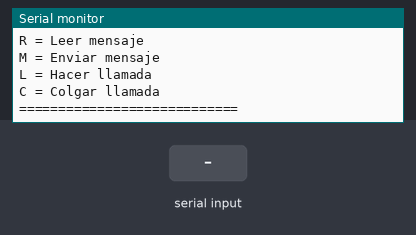
This sketch was run on a simulated Arduino Mega 2560, built with avr-gcc and run on an emulated ATmega2560. On the bench: the last lines printed to the serial monitor. The inputs (shaded band) are chosen by the test bench. The modem accepts every AT command (registered, SIM ready, sends succeed) and sends nothing else.

Above: at 3.2 s.
3.3 s: "OK\n" received over Serial
4.8 s: byte 82 ('R') received over Serial
At 5.5 s:
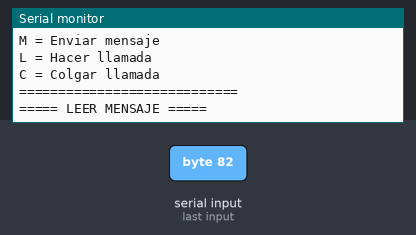
7.3 s: byte 77 ('M') received over Serial
At 9.9 s:
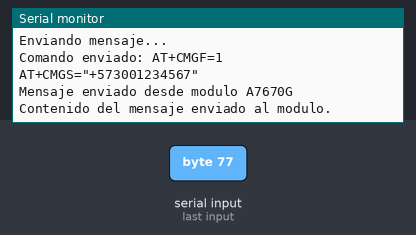

The sketch:

mensaje-llamada.ino
```cpp
/*
  Control básico del A7670G mediante switch

  Comandos desde el monitor serial:

  R = Leer mensaje
  M = Enviar mensaje
  L = Hacer llamada
  C = Colgar llamada

  Arduino Mega:
  TX1 pin 18 -> RX del A7670G
  RX1 pin 19 <- TX del A7670G
  GND        -> GND
*/

enum Estado{
  ESPERA,
  LEER_MENSAJE,
  ENVIAR_MENSAJE,
  HACER_LLAMADA,
  COLGAR_LLAMADA
};

Estado estadoActual = ESPERA;

const char numeroTelefono[] = "3001234567"; //Numero Movil
const char codigo[] = "+57";                //Codigo pais

// Texto del mensaje
const char textoMensaje[] = "Mensaje enviado desde modulo A7670G";

// Posición del mensaje almacenado que se quiere leer
const int posicionMensaje = 1;

void setup(){
  // Monitor serial
  Serial.begin(115200);

  // Comunicación con el A7670G
  Serial1.begin(115200);

  delay(2000);

  Serial.println();
  Serial.println("-- Control A7670G --");
  mostrarMenu();
}

void loop(){
  // Leer opción ingresada por el usuario
  if (Serial.available())  {
    char opcion = Serial.read();

    // Permitir mayúsculas y minúsculas
    //opcion = toupper(opcion);

    switch (opcion)    {
      case 'R':
        estadoActual = LEER_MENSAJE;
        break;

      case 'M':
        estadoActual = ENVIAR_MENSAJE;
        break;

      case 'L':
        estadoActual = HACER_LLAMADA;
        break;

      case 'C':
        estadoActual = COLGAR_LLAMADA;
        break;

      case '\r':
      case '\n':
        // Ignorar saltos de línea
        break;

      default:
        Serial.println("Opcion no valida.");
        mostrarMenu();
        break;
    }
  }

  // Ejecutar la acción correspondiente al estado
  switch (estadoActual){
    case ESPERA:
      // No realizar ninguna operación
      break;

    case LEER_MENSAJE:
      leerMensaje();
      estadoActual = ESPERA;
      mostrarMenu();
      break;

    case ENVIAR_MENSAJE:
      enviarMensaje();
      estadoActual = ESPERA;
      mostrarMenu();
      break;

    case HACER_LLAMADA:
      hacerLlamada();
      estadoActual = ESPERA;
      mostrarMenu();
      break;

    case COLGAR_LLAMADA:
      colgarLlamada();
      estadoActual = ESPERA;
      mostrarMenu();
      break;
  }
}

/*
  Leer un mensaje almacenado en la memoria.
*/
void leerMensaje(){
    Serial.println();
    Serial.println("===== LEER MENSAJE =====");

    // Configurar modo texto
    Serial1.println("AT+CMGF=1");
    esperarRespuesta("OK", 3000);

    // Leer el mensaje almacenado en la posición 1
    Serial1.println("AT+CMGR=1");

    Serial.println("Contenido del mensaje:");
    Serial.println("------------------------------");

    unsigned long tiempo = millis();

    while (millis() - tiempo < 5000)
    {
        while (Serial1.available())
        {
            String linea = Serial1.readStringUntil('\n');
            linea.trim();

            if (linea.length() > 0)
            {
                Serial.println(linea);
            }

            // La respuesta termina cuando el módulo responde OK
            if (linea == "OK")
            {
                Serial.println("------------------------------");
                return;
            }
        }
    }

    Serial.println("Tiempo de espera agotado.");
}

/*
  Enviar un mensaje de texto.
*/
void enviarMensaje(){
  Serial.println();
  Serial.println("Enviando mensaje...");

  // Configurar modo texto
  enviarComandoAT("AT+CMGF=1");
  delay(500);

  // Enviar número de destino
  Serial1.print("AT+CMGS=\"");
  Serial1.print(codigo);
  Serial1.print(numeroTelefono);
  Serial1.println("\"");

  Serial.print("AT+CMGS=\"");
  Serial.print(codigo);
  Serial.print(numeroTelefono);
  Serial.println("\"");

  // Esperar el símbolo >
  delay(1000);

  // Enviar contenido del mensaje
  Serial1.print(textoMensaje);
  Serial.println(textoMensaje);

  // Ctrl + Z para finalizar y enviar el SMS
  Serial1.write(0x1A);

  Serial.println("Contenido del mensaje enviado al modulo.");

  // Esperar respuesta +CMGS
  delay(5000);
}

/*
  Realizar una llamada.
*/
void hacerLlamada(){
  Serial.println();
  Serial.print("Llamando a: ");
  Serial.println(numeroTelefono);

  Serial1.print("ATD");
  Serial1.print(numeroTelefono);
  Serial1.println(";");

  Serial.print("ATD");
  Serial.print(numeroTelefono);
  Serial.println(";");

  Serial.println("Presione C para colgar.");
}

/*
  Colgar la llamada.
*/
void colgarLlamada(){
  Serial.println();
  Serial.println("Colgando llamada...");

  enviarComandoAT("AT+CHUP");
}

/*
  Enviar un comando AT al A7670G.
*/
void enviarComandoAT(const char *comando){
  Serial1.println(comando);

  Serial.print("Comando enviado: ");
  Serial.println(comando);
}

/*
  Mostrar en el monitor serial las respuestas del módulo.
*/
void leerRespuestaModulo(){
  while (Serial1.available())
  {
    char caracter = Serial1.read();
    Serial.write(caracter);
  }
}

bool esperarRespuesta(String respuestaEsperada, unsigned long timeout){
    unsigned long tiempo = millis();

    while (millis() - tiempo < timeout)
    {
        if (Serial1.available())
        {
            String respuesta = Serial1.readString();

            Serial.print(respuesta);

            if (respuesta.indexOf(respuestaEsperada) != -1)
            {
                return true;
            }
        }
    }

    return false;
}

/*
  Mostrar las opciones disponibles.
*/
void mostrarMenu(){
  Serial.println();
  Serial.println("============================");
  Serial.println("Seleccione una operacion:");
  Serial.println("R = Leer mensaje");
  Serial.println("M = Enviar mensaje");
  Serial.println("L = Hacer llamada");
  Serial.println("C = Colgar llamada");
  Serial.println("============================");
  Serial.println();
}
```

Measured:
- after the input at 4.8 s, the serial monitor: prints a new line at once (image 1)
- after the input at 7.3 s, the serial monitor: prints a new line at once (image 2)
